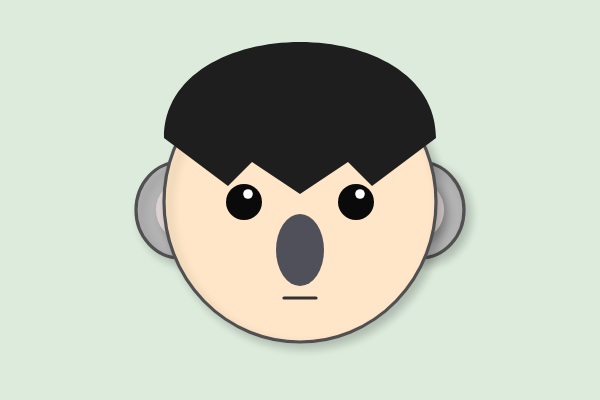
Frame 1 (no input)
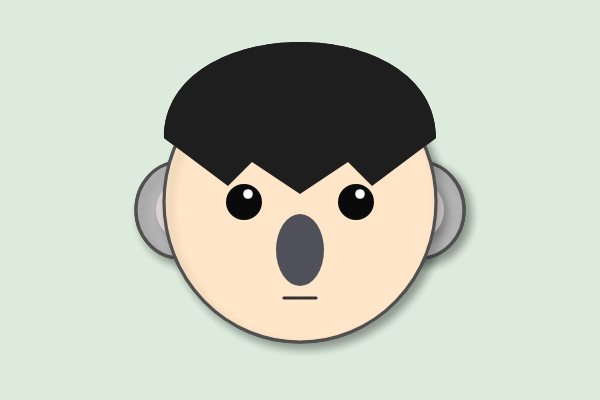
Frame 2 (the mouse pressed at the canvas centre, redrawn once)

The p5.js sketch that drew these frames (run headless with seeded random() and noise() and a simulated clock; the mouse was pressed at the canvas centre and the sketch redrawn once):

// p5.js sketch
// ── sketch.js
function setup() {

    // 캔버스 생성

    createCanvas(600, 400);

    background(220, 235, 220); // 차분한 녹색 배경

    

    // 한 번만 그리도록 설정

    noLoop();

}



function draw() {

    // 그림자를 위한 설정

    drawingContext.shadowOffsetX = 5;

    drawingContext.shadowOffsetY = 5;

    drawingContext.shadowBlur = 10;

    drawingContext.shadowColor = 'rgba(0, 0, 0, 0.2)';



    // 그림 위치 및 크기 조정

    translate(width / 2, height / 2 - 30); // 10픽셀 아래로 이동

    scale(0.8); // 전체 그림 크기를 80%로 축소



    // -- 1. 코알라 귀 그리기 --

    fill(180); // 회색 귀

    stroke(80);

    strokeWeight(4);

    // 왼쪽 귀

    ellipse(-150, 50, 110, 120);

    // 오른쪽 귀

    ellipse(150, 50, 110, 120);



    // 귀 안쪽 (솜털 느낌)

    fill(220, 210, 210);

    noStroke();

    ellipse(-150, 50, 60, 70);

    ellipse(150, 50, 60, 70);





    // -- 2. 얼굴 형태 그리기 --

    fill(255, 230, 200); // 피부톤

    stroke(80);

    strokeWeight(4);

    ellipse(0, 40, 340, 350); // 동그란 얼굴형





    // 그림자 효과 초기화

    drawingContext.shadowColor = 'rgba(0, 0, 0, 0)';





    // -- 3. 머리카락 그리기 --

    fill(30, 30, 30); // 검은색 머리

    noStroke();

    beginShape();

    // 윗머리 곡선

    vertex(-170, -40); 

    bezierVertex(-170, -200, 170, -200, 170, -40); 

    

    // 앞머리 뾰족한 부분

    vertex(130, -10);

    vertex(90, 20);

    vertex(60, -10);

    vertex(0, 30);

    vertex(-60, -10);

    vertex(-90, 20);

    vertex(-130, -10);

    endShape(CLOSE);





    // -- 4. 눈 그리기 --

    fill(10, 10, 10);

    noStroke();

    // 왼쪽 눈

    ellipse(-70, 40, 45, 45); // 동그란 눈

    // 오른쪽 눈

    ellipse(70, 40, 45, 45);



    // 눈 반짝임

    fill(255);

    ellipse(-65, 30, 12, 12);

    ellipse(75, 30, 12, 12);





    // -- 5. 코 그리기 --

    fill(80, 80, 90); // 코알라 코 색상

    noStroke();

    // 타원을 세로로 길게 변경

    ellipse(0, 100, 60, 90);





    // -- 6. 입 그리기 --

    stroke(50);

    strokeWeight(4);

    noFill();

    // 차분한 일자 입 모양

    line(-20, 160, 20, 160);

}
